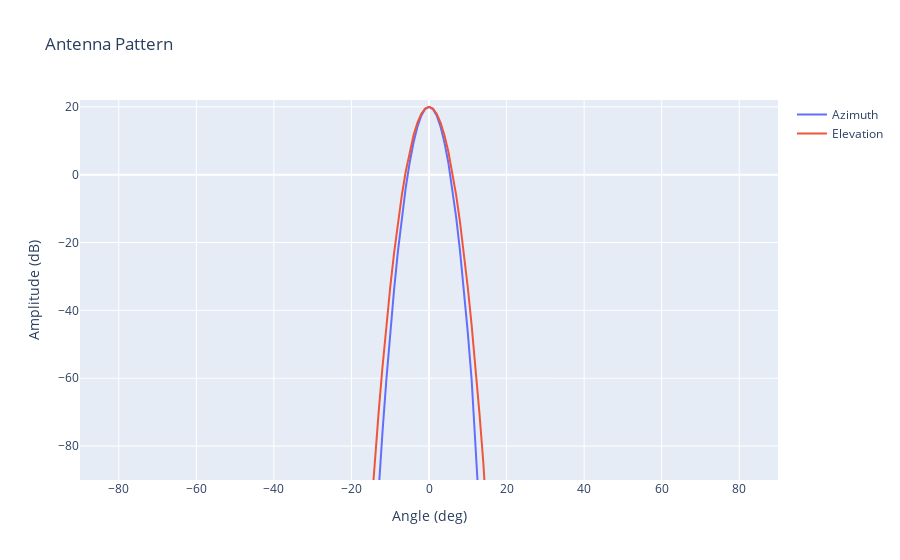

This figure's notebook cell:
### Markdown cell above
_Plot the antenna patterns_

### Code cell
import plotly.graph_objs as go
from IPython.display import Image

fig = go.Figure()

fig.add_trace(
    go.Scatter(
        x=az_angle,
        y=az_pattern,
        name="Azimuth",
    )
)
fig.add_trace(
    go.Scatter(
        x=el_angle,
        y=el_pattern,
        name="Elevation",
    )
)

fig.update_layout(
    title="Antenna Pattern",
    yaxis=dict(title="Amplitude (dB)", range=[-90, 22]),
    xaxis=dict(title="Angle (deg)", range=[-90, 90]),
)

# uncomment this to display interactive plot
fig.show()

# display static image to reduce size on radarsimx.com
# img_bytes = fig.to_image(format="jpg", scale=2)
# display(Image(img_bytes))

### Figure 1 — Plotly figure (JSON) as saved in the notebook; plotly's stock layout.template omitted (floating-point values rounded to 4 significant figures)
{"data": [{"name": "Azimuth", "type": "scatter", "x": [-20, -19, -18, -17, -16, -15, -14, -13, -12, -11, -10, -9, -8, -7, -6, -5, -4, -3, -2, -1, 0, 1, 2, 3, 4, 5, 6, 7, 8, 9, 10, 11, 12, 13, 14, 15, 16, 17, 18, 19, 20], "y": [-250.1, -223.3, -197.9, -174.0, -151.6, -130.6, -111.0, -92.76, -75.96, -60.53, -46.49, -33.8, -22.47, -12.49, -3.857, 3.442, 9.408, 14.04, 17.35, 19.34, 20, 19.34, 17.35, 14.04, 9.408, 3.442, -3.857, -12.49, -22.47, -33.8, -46.49, -60.53, -75.96, -92.76, -111.0, -130.6, -151.6, -174.0, -197.9, -223.3, -250.1]}, {"name": "Elevation", "type": "scatter", "x": [-20, -19, -18, -17, -16, -15, -14, -13, -12, -11, -10, -9, -8, -7, -6, -5, -4, -3, -2, -1, 0, 1, 2, 3, 4, 5, 6, 7, 8, 9, 10, 11, 12, 13, 14, 15, 16, 17, 18, 19, 20], "y": [-196.1, -174.6, -154.3, -135.2, -117.3, -100.4, -84.77, -70.21, -56.76, -44.43, -33.19, -23.04, -13.98, -5.994, 0.9148, 6.754, 11.53, 15.24, 17.88, 19.47, 20, 19.47, 17.88, 15.24, 11.53, 6.754, 0.9148, -5.994, -13.98, -23.04, -33.19, -44.43, -56.76, -70.21, -84.77, -100.4, -117.3, -135.2, -154.3, -174.6, -196.1]}], "layout": {"title": {"text": "Antenna Pattern"}, "xaxis": {"range": [-90, 90], "title": {"text": "Angle (deg)"}}, "yaxis": {"range": [-90, 22], "title": {"text": "Amplitude (dB)"}}}}
